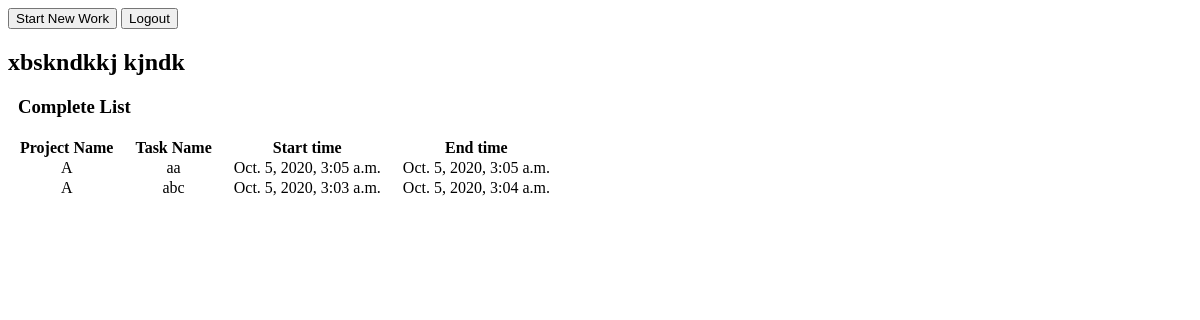
The page / (signed in) on the database as committed earlier.
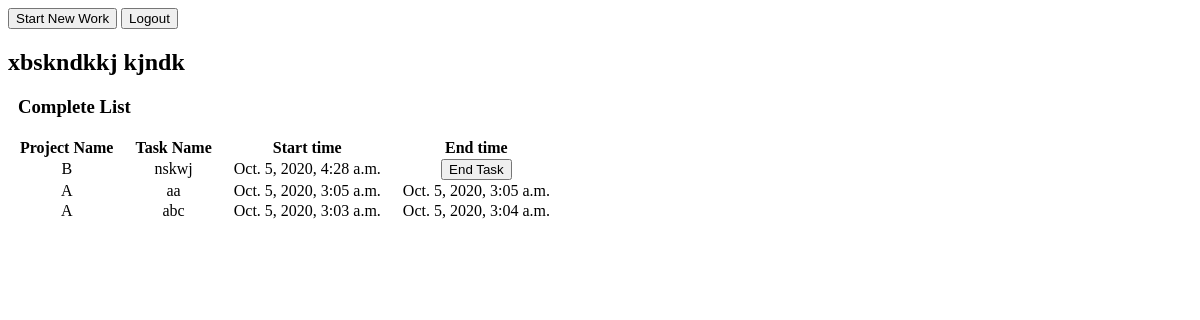
The same page on the database as committed later.
### timedashboard/models.py (models this page shows, shortened)
class Timing(models.Model):
	user = models.ForeignKey(User, on_delete = models.CASCADE)
	project = models.ForeignKey(Project, on_delete = models.CASCADE)
	task = models.CharField(max_length = 200) # task name
	start = models.DateTimeField(auto_now_add = True) # start time will be the time of creating an object
	end = models.DateTimeField(default = None, null = True)

class Project(models.Model):
	name = models.CharField(max_length = 200, unique = True)

### timedashboard/views.py (the view)
# urls.py: path('', views.AllTimings.as_view(), name = 'listtiming'),
class AllTimings(LoginRequiredMixin, ListView):
	template_name = 'timedashboard/timing_list.html'
	allow_empty = True
	login_url = '/signup/'
	def get_queryset(self):
		return Timing.objects.filter(user = self.request.user).select_related('project').order_by("start").reverse()

### timedashboard/templates/timedashboard/timing_list.html (shortened to what this page needs)
<!DOCTYPE html>
<html lang="en">
<head>
</head>
<body>
    <a href="{% url 'timedashboard:createtime' %}"> <button> Start New Work</button></a>
	<a href="{% url 'timedashboard:logout' %}"> <button>Logout </button></a>
	<h2>{{request.user.first_name}} {{request.user.last_name}}</h2>
	<h3 style="padding:0 10px 0 10px;">Complete List</h3>
	<table>
		<tr>
			<td style="text-align: center; padding:0 10px 0 10px;"><b>Project Name</b></td>
			<td style="text-align: center; padding:0 10px 0 10px;"><b>Task Name</b></td>
			<td style="text-align: center; padding:0 10px 0 10px;"><b>Start time</b></td>
			<td style="text-align: center; padding:0 10px 0 10px;"><b>End time</b></td>
		</tr>
		{% for timing in object_list %}
			<tr>
				<td style="text-align: center; padding:0 10px 0 10px;">{{timing.project.name}}</td>
				<td style="text-align: center; padding:0 10px 0 10px;">{{timing.task}}</td>
				<td style="text-align: center; padding:0 10px 0 10px;">{{timing.start}}</td>
				{% if timing.end is None %}
					<td style="text-align: center; padding:0 10px 0 10px;"><a href="{% url 'timedashboard:endtask' pk=timing.pk %}"> <button>End Task</button></a></td>
				{% else %}
					<td style="text-align: center; padding:0 10px 0 10px;">{{timing.end}}</td>
				{% endif %}
			</tr>
			{% empty %}
		    <h3>No timings yet.</h3>
		{% endfor %}
	</table>
</body>
</html>

Rows that differ between the two databases and show on the page:
added Timing: project.name "B", task "nskwj", start "Oct. 5, 2020, 4:28 a.m.", shows "End Task"
